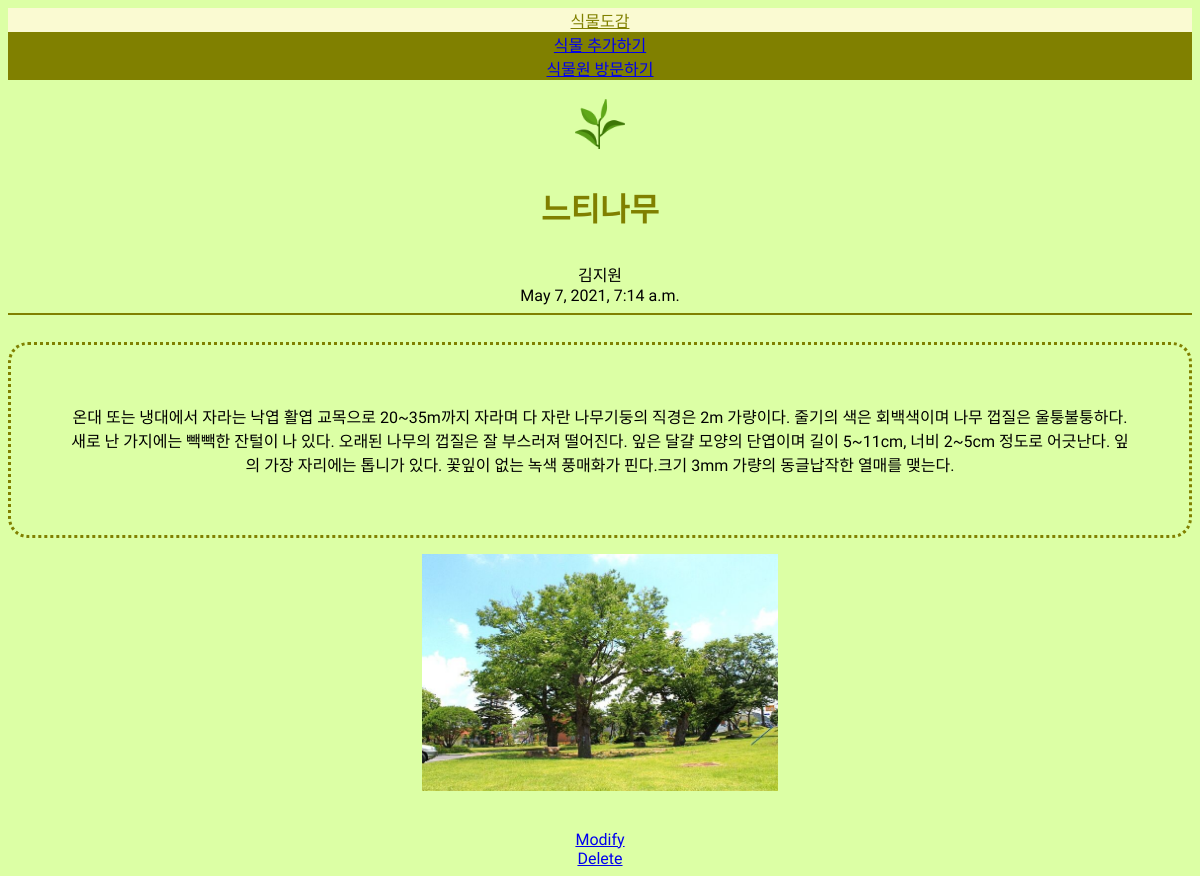
The app's page /blog/4 with its own data.
### blog/models.py (models this page shows, shortened)
class Blog(models.Model):
    subject = models.CharField(max_length=200)
    author = models.CharField(max_length=100)
    date = models.DateTimeField()
    content = models.TextField()
    image = models.ImageField(upload_to = "blog/", blank=True, null=True)

### blog/views.py (the view)
# urls.py: path('<str:content_id>', detail, name="detail"),
def detail(request,content_id):
    blog = get_object_or_404(Blog, pk = content_id)
    return render(request, 'detail.html', {'blog':blog})

### blog/templates/detail.html (shortened to what this page needs)
<!DOCTYPE html>
<html>
{% extends 'base.html' %}
{% block content %}
    <h1>{{blog.subject}}</h1>
    {{blog.author}}
    <br>
    {{blog.date}}
    <hr color=olive>
    <br>
    <div id="content">
        {{blog.content}}
    </div>
    {% if blog.image %}
    <p><img src="{{blog.image.url}}" alt="" width="30%" height="30%"></p>
    {% endif %}
    <br>
    <a href="{% url 'edit' blog.id %}">Modify</a>
    <br>
    <a href="{% url 'delete' blog.id %}">Delete</a>
{% endblock %}

### blog/templates/base.html (style rules this page uses)
body { text-align: center; font-family: Song Myung; background: rgb(220, 255, 165); }
#content { border: dotted; border-color:olive; border-radius: 20px; padding: 5%; }
h1 { color:olive; padding: 10px; }
hr { border-color:olive; }

### records on screen
Blog: subject "느티나무", author "김지원", date "May 7, 2021, 7:14 a.m.", content "온대 또는 냉대에서 자라는 낙엽 활엽 교목으로 20~35m까지 자라며 다 자란 나무기둥의 직경은 2m 가량이다. 줄기의 색은 회백색이며 나무 껍질은 울퉁불퉁하다. 새로 난 가지에는 빽빽한 잔털이 나 있다. 오래된 나무의 껍질은 잘 부스러져 떨어진다. 잎은 달걀 모양의 단엽이며 길이 5~11cm, 너비 2~5cm 정도로 어긋난다. 잎의 가장 자리에는 톱니가 있다. 꽃잎이 없는 녹색 풍매화가 핀다.크기 3mm 가량의 동글납작한 열매를 맺는다.", image (picture)
